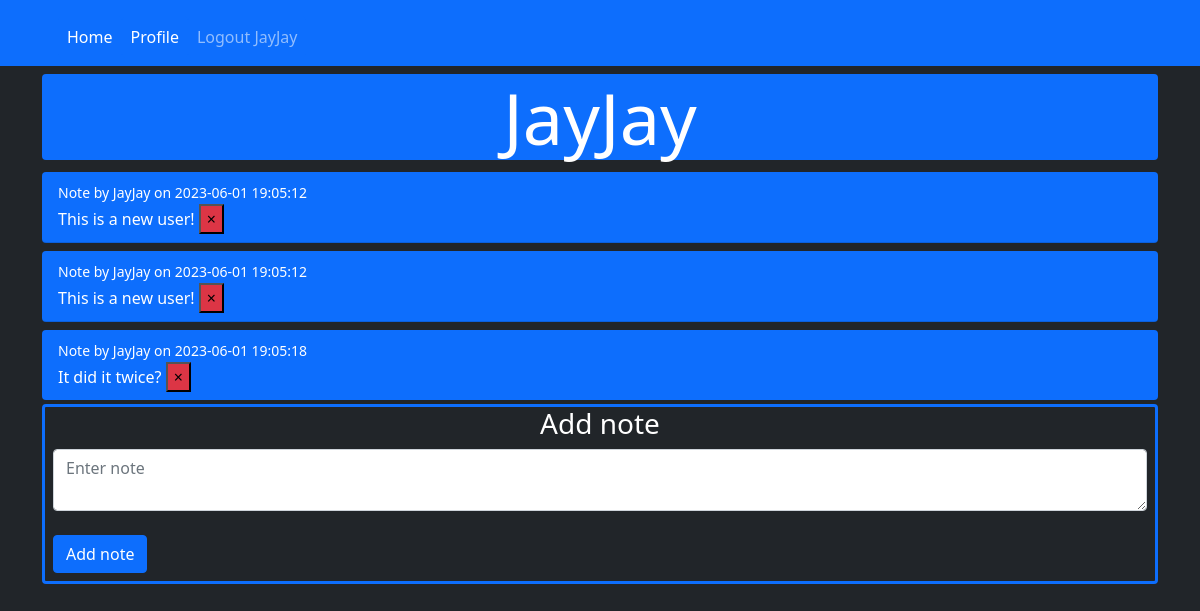
The app's page /u/JayJay (signed in) with its own data.
### website/models.py (models this page shows)
class User(db.Model, UserMixin):
    id = db.Column(db.Integer, primary_key = True)
    email = db.Column(db.String(150), unique = True)
    password = db.Column(db.String(150))
    username = db.Column(db.String(50))
    notes = db.relationship('Note')

class Note(db.Model):
    id = db.Column(db.Integer, primary_key = True)
    data = db.Column(db.String(10000))
    date = db.Column(db.DateTime(timezone = True), default = func.now())
    user_id = db.Column(db.Integer, db.ForeignKey('user.id'))

### website/views.py (the view)
@views.route('u/<username>')
@login_required
def user(username):
    user = User.query.filter_by(username=username).first_or_404()
    all_notes = Note.query.all()
    all_users = User.query.all()
    return render_template("user.html", current_user=current_user, user=user, notelist=all_notes, userlist=all_users)

### website/__init__.py (called while the page is built)
def create_app():
    app = Flask(__name__)
    app.config['SECRET_KEY'] = 'asddfgghjhjk'
    app.config['SQLALCHEMY_DATABASE_URI'] = f'sqlite:///{DB_NAME}'
    db.init_app(app)
    from .views import views
    from .auth import auth
    app.register_blueprint(views, url_prefix='/')
    app.register_blueprint(auth, url_prefix='/')
    from .models import User, Note
    with app.app_context():
        db.create_all()
    login_manager = LoginManager()
    login_manager.login_view = 'auth.login'
    login_manager.init_app(app)
    @login_manager.user_loader
    def load_user(id):
        return User.query.get(int(id))
    return app

### website/templates/user.html (shortened to what this page needs)
{% extends "base.html" %}
{% block content%}
<h1 class="display-2 text-center bg-primary rounded">
    {{ user.username }}
</h1>
<ul class="list-group list-group-flush" id="notes">
    {% for note in user.notes %}
        <li class="list-group-item my-1 rounded bg-primary text-white">
            <small>Note by {{user.username}} on {{note.date}}</small>
            <br />
            {{ note.data }}
            <button type="button" class="btn-small close bg-danger" onclick="">
                <span aria-hidden="true">&times;<span>
            </button>
        </li>
    {% endfor %}
</ul>
<form class="pb-2 px-2 border border-primary  border-3 rounded" method="post">
    <h3 class="text-center" >Add note</h3>
    <textarea class="form-control" id="note" name="note" placeholder="Enter note"></textarea>
    <br />
    <button class="btn btn-primary" type="submit">Add note</button>
</form>
{% endblock %}

### website/templates/base.html (shortened to what this page needs)
<!DOCTYPE html>
<html lang="en">
<head>
    <link href="https://cdn.jsdelivr.net/npm/bootstrap@5.0.2/dist/css/bootstrap.min.css" rel="stylesheet">
</head>
<body class="bg-dark text-white">
    <nav class="navbar navbar-expand-md navbar-dark bg-primary">
        <div class="container-xl">
            <div class="ms-3 mt-2 collapse navbar-collapse" id="main-nav">
                <ul class="navbar-nav">
                    {% if user.is_authenticated %}
                    <li class="nav-item"><a class="btn btn-primary nav-link text-white" id="home" href="/">Home</a></li>
                    <li class="nav-item"><a class="btn btn-primary nav-link text-white" id="user" href="{{ url_for('views.user', username=current_user.username) }}">Profile</a></li>
                    <li class="nav-item"><a class="btn btn-primary nav-link" id="logout" href="/logout">Logout {{current_user.username}}</a></li>
                    {% else %}
                    <li class="nav-item"><a class="btn btn-primary nav-link" id="login" href="login">Login</a></li>
                    <li class="nav-item"><a class="btn btn-primary nav-link" id="signup" href="signup">Sign Up</a></li>
                    {% endif %}
                </ul>
            </div>
        </div>
    </nav>
    <div class="container mt-2">
        {% block content %}
        {% endblock %}
    </div>
</body>
</html>

### records on screen
User: username "JayJay"
Note: date "2023-06-01 19:05:12", data "This is a new user!"
Note: date "2023-06-01 19:05:12", data "This is a new user!"
Note: date "2023-06-01 19:05:18", data "It did it twice?"
